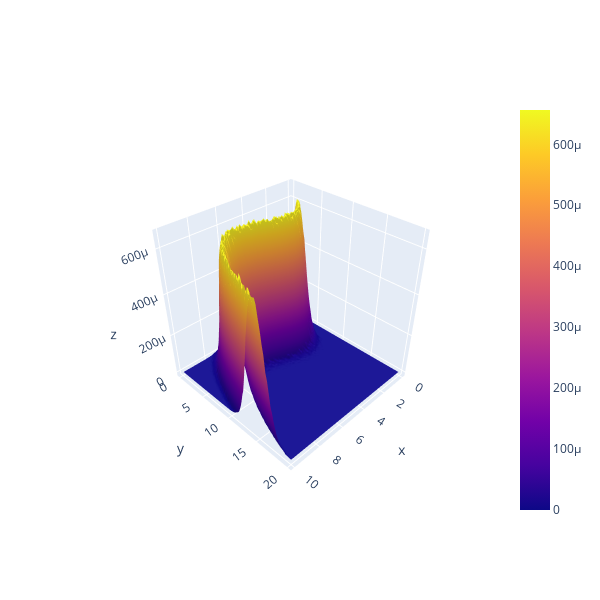

The notebook cell saved with this chart:
### Markdown cell above
### Ploting P(X,Y) with Plotly

### Code cell
s = 10000000
x = np.random.uniform(10,size=(1,s))
y_dn = np.apply_along_axis(func1d= f ,axis=1,arr=x)
y_dn += np.random.normal(loc=0,scale=np.sqrt(2),size=(1,s))
xedges = np.linspace(0,10,100)
yedges = np.linspace(0,20,100)
H, xedges, yedges = np.histogram2d(x.ravel(), y_dn.ravel(), bins=(xedges, yedges))
H /= s # normalize
H = H.T  # Let each row list bins with common y range.

X, Y = np.meshgrid(xedges + ((xedges[1] - xedges[0]) / 2 )
                   ,yedges + ((yedges[1] - yedges[0]) / 2 ))
Z = np.random.randint(100,size=(200,200))

fig = go.Figure(data=[go.Surface(x=X,y=Y,z=H)],
                layout=go.Layout(xaxis_range = (0,10),yaxis_range = (-4,20),height=600,width=600,))
fig.show()

### Figure 1 — Plotly figure (JSON) as saved in the notebook; plotly's stock layout.template omitted (floating-point values rounded to 4 significant figures; data arrays with more than 128 entries replaced by an {"elided": "..."} marker saying what was removed)
{"data": [{"type": "surface", "x": {"elided": "100x100 float values"}, "y": {"elided": "100x100 float values"}, "z": {"elided": "99x99 float values"}}], "layout": {"height": 600, "scene": {"aspectmode": "auto", "aspectratio": {"x": 1, "y": 1, "z": 1}, "camera": {"center": {"x": 0, "y": 0, "z": 0}, "eye": {"x": 1.658, "y": 1.658, "z": 1.658}, "projection": {"type": "perspective"}, "up": {"x": 0, "y": 0, "z": 1}}}, "width": 600, "xaxis": {"range": [0, 10]}, "yaxis": {"range": [-4, 20]}}}
